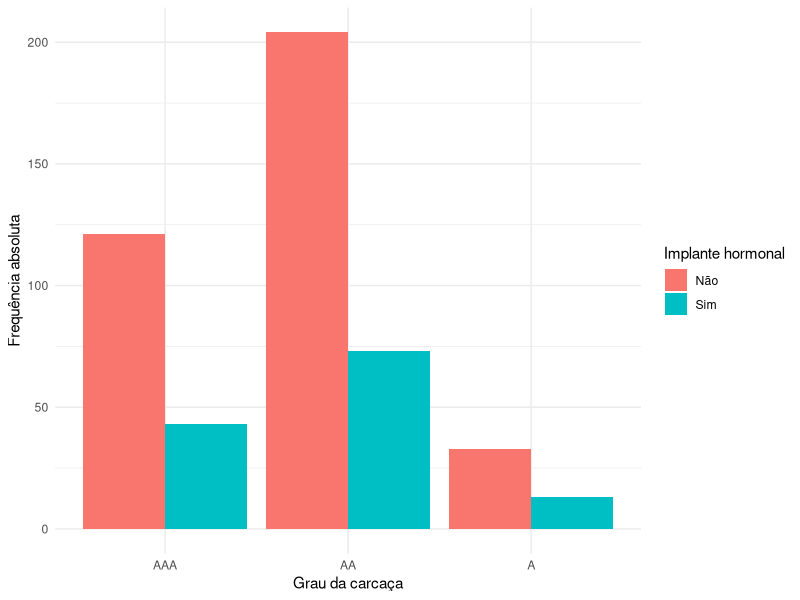
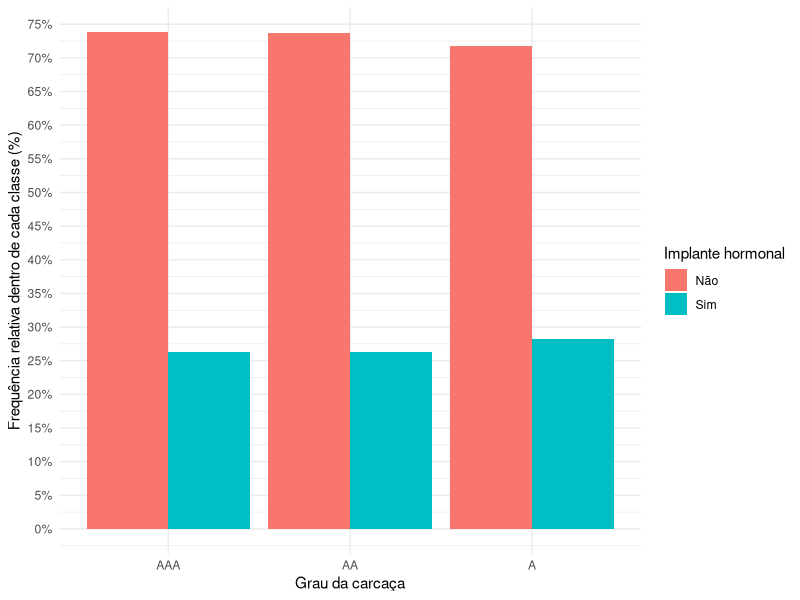
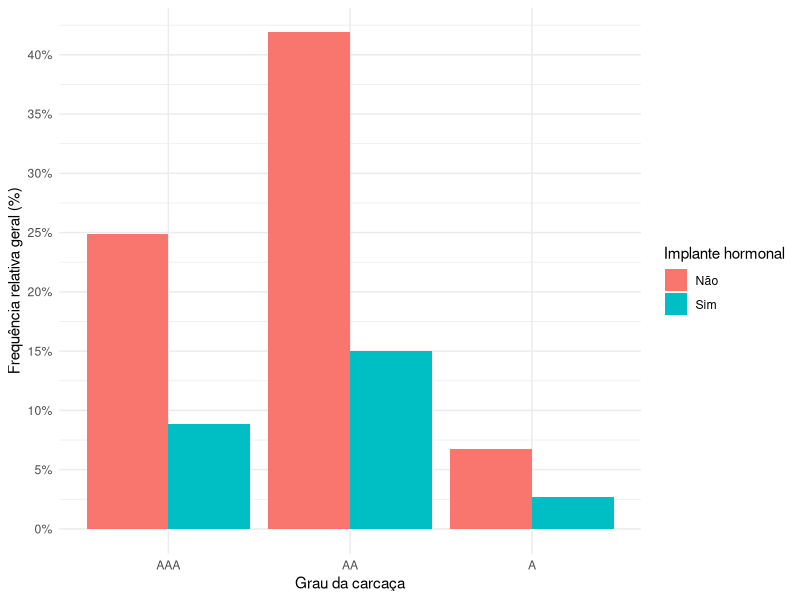
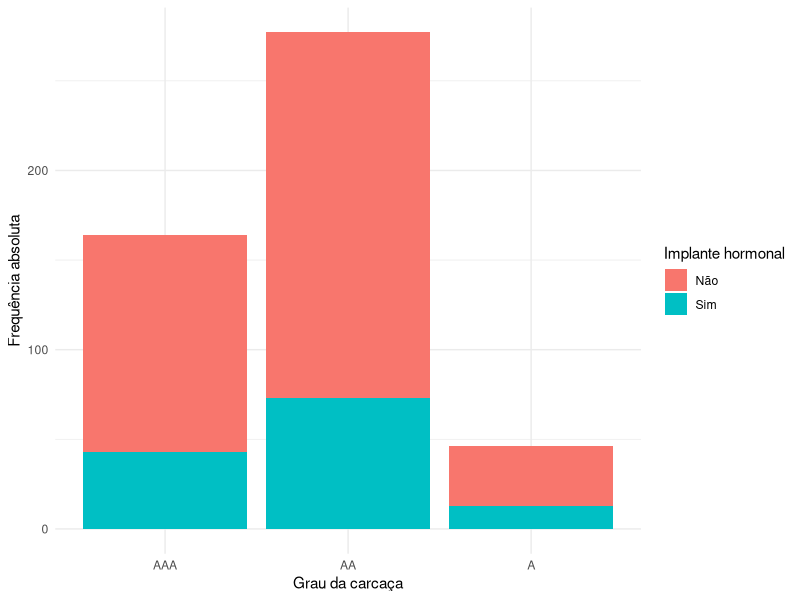
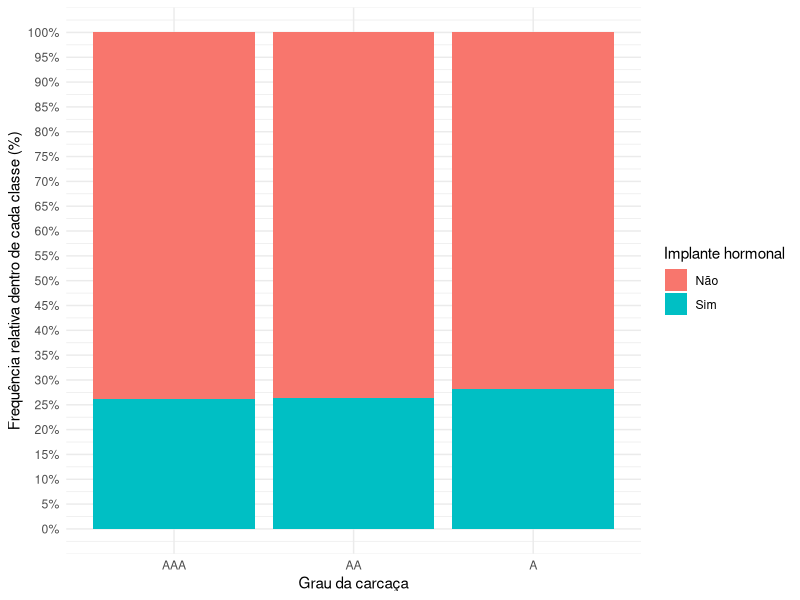
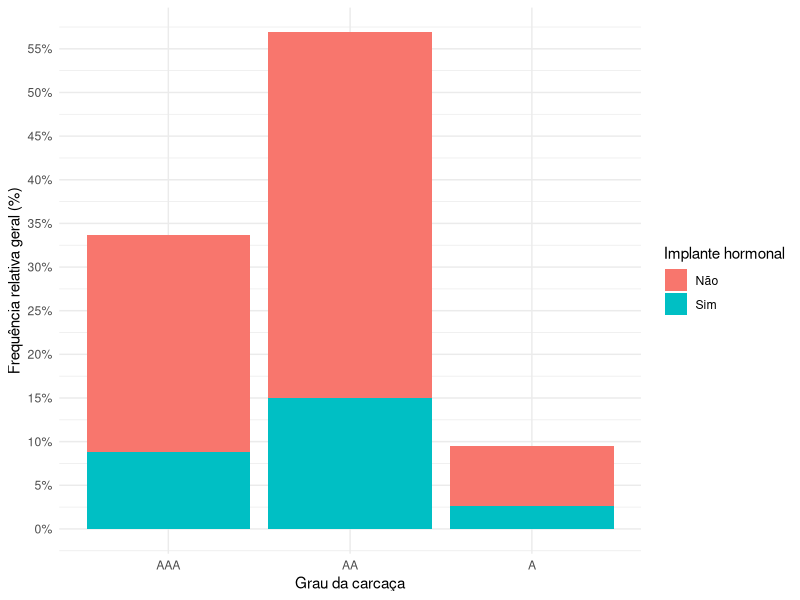

The R source for these figures, in order:
## ---- chunk 1
#| label: setup
#| warning: false

options(repos = c(CRAN = "https://cloud.r-project.org"))

library(tidyverse)
library(gridExtra)
library(tidyverse)
library(kableExtra)

beef_ultra <- haven::read_dta(
  "../datasets/stata/beef_ultra.dta",
  encoding = "UTF-8"
  ) %>%
  as_factor() %>%
  mutate(
    implant = fct_recode(
      implant,
      "Não" = "no",
      "Sim" = "yes"
    ),
    sex = fct_recode(
      sex,
      "Fêmea" = "female",
      "Macho" = "steer"
    ),
  )
## ---- chunk 2
#| label: tabs_contingencia_1
#| warning: false
#| tab.cap: "Tabela de contingência das frequência absolutas conjuntas"
tab_cont <- table(beef_ultra$grade, beef_ultra$implant)

tab_cont %>% 
  kable() %>%
  add_header_above(c(" " = 1, "Implante Hormonal" = 2)) %>%
  pack_rows(index = c("Grau" = 3))
## ---- chunk 3
#| label: tabs_contingencia_2
#| warning: false
#| tab.cap: "Tabela de contingência das frequência absolutas conjuntas e marginais"

tab_margin <- addmargins(
  tab_cont,
  FUN = list(Total = sum),
  quiet = TRUE,
)

tab_margin %>% 
  kable() %>%
  add_header_above(c(" " = 1, "Implante Hormonal" = 3)) %>%
  pack_rows(index = c("Grau" = 4))
## ---- chunk 4
#| label: tabs_contingencia_3
#| warning: false
#| tab.cap: "Tabela de contingência das frequência relativas (%)"

tab_relativa <- round(
  addmargins(
    prop.table(tab_cont) * 100,
    FUN = list(Total = sum),
    quiet = TRUE,
  ),
  2
)

tab_relativa %>% 
  kable() %>%
  add_header_above(c(" " = 1, "Implante Hormonal" = 3)) %>%
  pack_rows(index = c("Grau" = 4))
## ---- chunk 5
#| label: tabs_contingencia_4
#| warning: false

tab_multi_dim <- xtabs(~ grade + implant + sex, data = beef_ultra)

addmargins(
  tab_multi_dim[,,"Macho"],
  FUN = list(Total = sum),
  quiet = TRUE
) %>% 
  kable(caption = "Tab. de contingência dos machos") %>%
  add_header_above(c(" " = 1, "Implante Hormonal" = 3)) %>%
  pack_rows(index = c("Grau" = 3))

addmargins(
  tab_multi_dim[,,"Fêmea"],
  FUN = list(Total = sum),
  quiet = TRUE
) %>% 
  kable(caption = "Tab. de contingência das fêmeas") %>%
  add_header_above(c(" " = 1, "Implante Hormonal" = 3)) %>%
  pack_rows(index = c("Grau" = 3))

## ---- chunk 6
#| label: grafico_barra_agrupado_plots
#| warning: false
#| fig-cap: "Distribuição conjunta de frequências por gráficos de barras agrupados"

contagens <- beef_ultra %>%
  count(grade, implant) %>%
  group_by(grade) %>%
  mutate(
    prop_dentro = n / sum(n)
  ) %>% 
  ungroup() %>%
  mutate(
    prop_entre = n / sum(n)
  )

p1 <- ggplot(contagens, aes(x = grade, fill = implant, y=n)) +
  geom_bar(stat="identity", position = "dodge") +
  labs(
    x = "Grau da carcaça",
    y = "Frequência absoluta",
    fill = "Implante hormonal"
  ) +
  theme_minimal()


p2 <- ggplot(contagens, aes(x = grade, fill = implant, y=prop_dentro)) +
  geom_bar(stat="identity", position = "dodge") +
  scale_y_continuous(
    labels = scales::label_percent(),
    breaks = scales::breaks_width(width = .05),
  ) +
  scale_y_continuous(
    labels = scales::label_percent(),
    breaks = scales::breaks_width(width = .05),
  ) +
  labs(
    x = "Grau da carcaça",
    y = "Frequência relativa dentro de cada classe (%)",
    fill = "Implante hormonal"
  ) +
  theme_minimal()

p3 <- ggplot(contagens, aes(x = grade, fill = implant, y=prop_entre)) +
  geom_bar(stat="identity", position = "dodge") +
  scale_y_continuous(
    labels = scales::label_percent(),
    breaks = scales::breaks_width(width = .05),
  ) +
  scale_y_continuous(
    labels = scales::label_percent(),
    breaks = scales::breaks_width(width = .05),
  ) +
  labs(
    x = "Grau da carcaça",
    y = "Frequência relativa geral (%)",
    fill = "Implante hormonal"
  ) +
  theme_minimal()
## ---- chunk 7
#| label: grafico_barra_agrupado_f1
#| warning: false
#| fig-cap: "Distribuição conjunta de frequências por gráficos de barras agrupados (Freq. absoluta)"
p1
## ---- chunk 8
#| label: grafico_barra_agrupado_f2
#| warning: false
#| fig-cap: "Distribuição conjunta de frequências por gráficos de barras agrupados (Freq. relativa dentro de cada nível)"
p2
## ---- chunk 9
#| label: grafico_barra_agrupado_f3
#| warning: false
#| fig-cap: "Distribuição conjunta de frequências por gráficos de barras agrupados (Freq. relativa geral)"
p3
## ---- chunk 10
#| label: grafico_barra_empilhado_plots
#| warning: false
#| fig-cap: "Distribuição conjunta de frequências por gráficos de barras agrupados"

p1 <- ggplot(contagens, aes(x = grade, fill = implant, y=n)) +
  geom_bar(stat="identity", position = "stack") +
  labs(
    x = "Grau da carcaça",
    y = "Frequência absoluta",
    fill = "Implante hormonal"
  ) +
  theme_minimal()


p2 <- ggplot(contagens, aes(x = grade, fill = implant, y=prop_dentro)) +
  geom_bar(stat="identity", position = "stack") +
  scale_y_continuous(
    labels = scales::label_percent(),
    breaks = seq(0, 1, .05),
    limits = c(0, NA)
  ) +
  labs(
    x = "Grau da carcaça",
    y = "Frequência relativa dentro de cada classe (%)",
    fill = "Implante hormonal"
  ) +
  theme_minimal()

p3 <- ggplot(contagens, aes(x = grade, fill = implant, y=prop_entre)) +
  geom_bar(stat="identity", position = "stack") +
  scale_y_continuous(
    labels = scales::label_percent(),
    breaks = seq(0, .7, .05),
    limits = c(0, NA)
  ) +
  labs(
    x = "Grau da carcaça",
    y = "Frequência relativa geral (%)",
    fill = "Implante hormonal"
  ) +
  theme_minimal()
## ---- chunk 11
#| label: grafico_barra_empilhado_f1
#| warning: false
#| fig-cap: "Distribuição conjunta de frequências por gráficos de barras empilhados (Freq. absoluta)"
p1
## ---- chunk 12
#| label: grafico_barra_empilhado_f2
#| warning: false
#| fig-cap: "Distribuição conjunta de frequências por gráficos de barras empilhados (Freq. relativa dentro de cada nível)"
p2
## ---- chunk 13
#| label: grafico_barra_empilhado_f3
#| warning: false
#| fig-cap: "Distribuição conjunta de frequências por gráficos de barras empilhados (Freq. relativa geral)"
p3
